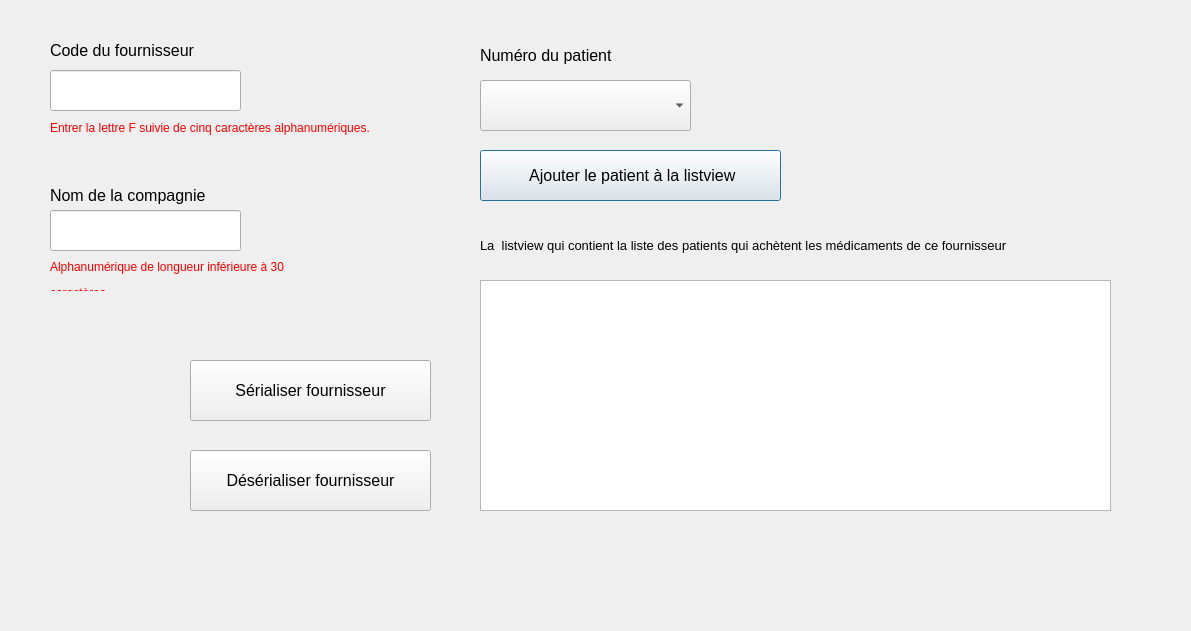
<?xml version="1.0" encoding="UTF-8"?>
<ui version="4.0">
 <class>Dialog_veterinaire</class>
 <widget class="QDialog" name="Dialog_veterinaire">
  <property name="geometry">
   <rect>
    <x>0</x>
    <y>0</y>
    <width>1191</width>
    <height>631</height>
   </rect>
  </property>
  <property name="windowTitle">
   <string>Dialog</string>
  </property>
  <widget class="QLineEdit" name="lineEdit_code_fournisseur">
   <property name="geometry">
    <rect>
     <x>50</x>
     <y>70</y>
     <width>191</width>
     <height>41</height>
    </rect>
   </property>
   <property name="font">
    <font>
     <pointsize>12</pointsize>
    </font>
   </property>
  </widget>
  <widget class="QLabel" name="label_code_fournisseur">
   <property name="geometry">
    <rect>
     <x>50</x>
     <y>40</y>
     <width>221</width>
     <height>21</height>
    </rect>
   </property>
   <property name="font">
    <font>
     <pointsize>12</pointsize>
    </font>
   </property>
   <property name="text">
    <string>Code du fournisseur</string>
   </property>
  </widget>
  <widget class="QLabel" name="label_erreur_code_fournisseur">
   <property name="geometry">
    <rect>
     <x>50</x>
     <y>120</y>
     <width>401</width>
     <height>16</height>
    </rect>
   </property>
   <property name="text">
    <string>&lt;html&gt;&lt;head/&gt;&lt;body&gt;&lt;p&gt;&lt;span style=&quot; font-family:'Arial,sans-serif'; font-size:9pt; color:#ff0000;&quot;&gt;Entrer la lettre F suivie de cinq caractères alphanumériques.&lt;/span&gt;&lt;/p&gt;&lt;/body&gt;&lt;/html&gt;</string>
   </property>
  </widget>
  <widget class="QLineEdit" name="lineEdit_nom_compagnie">
   <property name="geometry">
    <rect>
     <x>50</x>
     <y>210</y>
     <width>191</width>
     <height>41</height>
    </rect>
   </property>
   <property name="font">
    <font>
     <pointsize>12</pointsize>
    </font>
   </property>
  </widget>
  <widget class="QLabel" name="label_nom_compagnie">
   <property name="geometry">
    <rect>
     <x>50</x>
     <y>180</y>
     <width>221</width>
     <height>31</height>
    </rect>
   </property>
   <property name="font">
    <font>
     <pointsize>12</pointsize>
    </font>
   </property>
   <property name="text">
    <string>Nom de la compagnie</string>
   </property>
  </widget>
  <widget class="QLabel" name="label_erreur_nom_compagnie">
   <property name="geometry">
    <rect>
     <x>50</x>
     <y>260</y>
     <width>351</width>
     <height>31</height>
    </rect>
   </property>
   <property name="text">
    <string>&lt;html&gt;&lt;head/&gt;&lt;body&gt;&lt;p&gt;&lt;span style=&quot; font-size:9pt; color:#ff0000;&quot;&gt;Alphanumérique de longueur inférieure à 30&lt;/span&gt;&lt;/p&gt;&lt;p&gt;&lt;span style=&quot; font-size:9pt; color:#ff0000;&quot;&gt; caractères&lt;/span&gt;&lt;/p&gt;&lt;/body&gt;&lt;/html&gt;</string>
   </property>
  </widget>
  <widget class="QLabel" name="label_numero_patient">
   <property name="geometry">
    <rect>
     <x>480</x>
     <y>40</y>
     <width>171</width>
     <height>31</height>
    </rect>
   </property>
   <property name="font">
    <font>
     <pointsize>12</pointsize>
    </font>
   </property>
   <property name="text">
    <string>Numéro du patient</string>
   </property>
  </widget>
  <widget class="QComboBox" name="comboBox_numero_patient">
   <property name="geometry">
    <rect>
     <x>480</x>
     <y>80</y>
     <width>211</width>
     <height>51</height>
    </rect>
   </property>
   <property name="font">
    <font>
     <pointsize>12</pointsize>
    </font>
   </property>
   <item>
    <property name="text">
     <string/>
    </property>
   </item>
   <item>
    <property name="text">
     <string/>
    </property>
   </item>
   <item>
    <property name="text">
     <string/>
    </property>
   </item>
  </widget>
  <widget class="QPushButton" name="pushButton_ajouter_patient_listview">
   <property name="geometry">
    <rect>
     <x>480</x>
     <y>150</y>
     <width>301</width>
     <height>51</height>
    </rect>
   </property>
   <property name="font">
    <font>
     <pointsize>12</pointsize>
     <weight>50</weight>
     <bold>false</bold>
    </font>
   </property>
   <property name="text">
    <string> Ajouter le patient à la listview</string>
   </property>
  </widget>
  <widget class="QListView" name="listView_list_patients">
   <property name="geometry">
    <rect>
     <x>480</x>
     <y>280</y>
     <width>631</width>
     <height>231</height>
    </rect>
   </property>
  </widget>
  <widget class="QLabel" name="label_listview">
   <property name="geometry">
    <rect>
     <x>480</x>
     <y>230</y>
     <width>691</width>
     <height>31</height>
    </rect>
   </property>
   <property name="font">
    <font>
     <pointsize>10</pointsize>
    </font>
   </property>
   <property name="text">
    <string>La  listview qui contient la liste des patients qui achètent les médicaments de ce fournisseur</string>
   </property>
  </widget>
  <widget class="QPushButton" name="pushButton_serialiser">
   <property name="geometry">
    <rect>
     <x>190</x>
     <y>360</y>
     <width>241</width>
     <height>61</height>
    </rect>
   </property>
   <property name="font">
    <font>
     <pointsize>12</pointsize>
    </font>
   </property>
   <property name="text">
    <string>Sérialiser fournisseur</string>
   </property>
  </widget>
  <widget class="QPushButton" name="pushButton_deserialiser">
   <property name="geometry">
    <rect>
     <x>190</x>
     <y>450</y>
     <width>241</width>
     <height>61</height>
    </rect>
   </property>
   <property name="font">
    <font>
     <pointsize>12</pointsize>
    </font>
   </property>
   <property name="text">
    <string>Désérialiser fournisseur</string>
   </property>
  </widget>
 </widget>
 <resources/>
 <connections/>
</ui>
